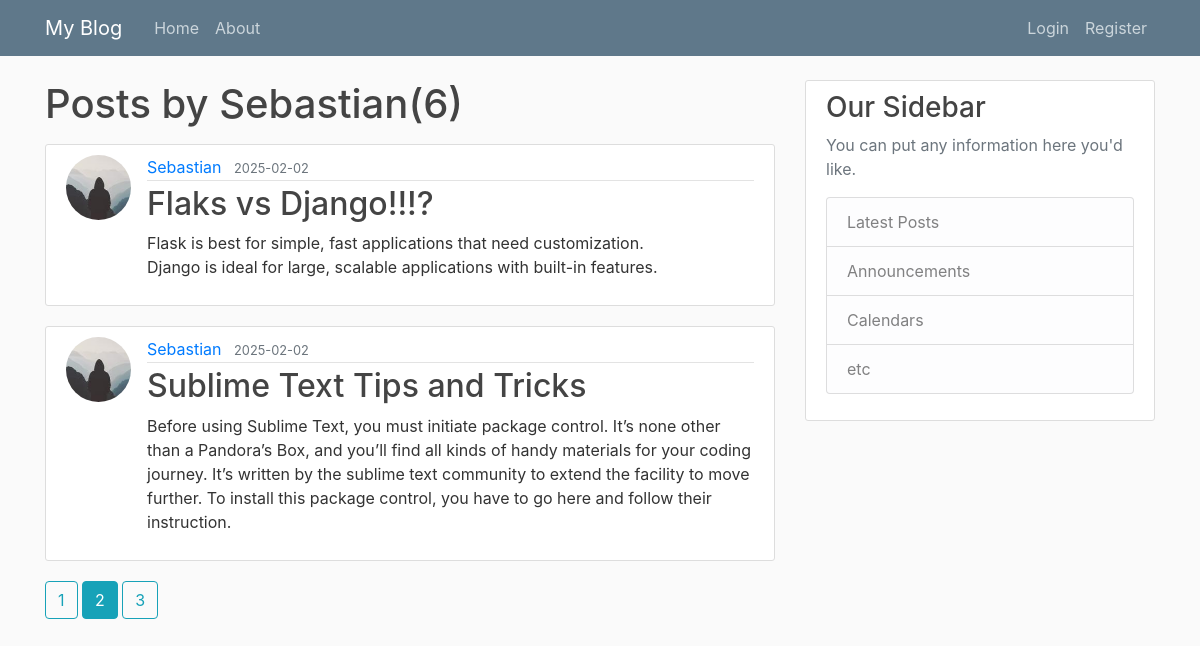
The page /home/Sebastian?page=2 on the database its author committed.
### flaskblog/models.py (models this page shows, shortened)
class User(db.Model, UserMixin):
    id = db.Column(db.Integer, primary_key=True)
    username = db.Column(db.String(20),unique=True,nullable=False)
    email = db.Column(db.String(120),unique=True,nullable=False)
    image_file = db.Column(db.String(20),nullable=False,default='default.jpg')
    password = db.Column(db.String(60),nullable=False)
    posts=db.relationship('Post',backref='author',lazy=True)

class Post(db.Model):
    id = db.Column(db.Integer, primary_key=True)
    title=db.Column(db.String(100),nullable=False)
    date_posted=db.Column(db.DateTime,nullable=False,default=datetime.utcnow)
    content=db.Column(db.Text,nullable=False)
    user_id=db.Column(db.Integer,db.ForeignKey("user.id"),nullable=False)

### flaskblog/users/routes.py (the view)
@users.route("/home/<string:username>")
def user_posts(username):
    page=request.args.get('page',1,type=int)
    user=User.query.filter_by(username=username).first_or_404()
    posts=Post.query.filter_by(author=user)\
        .order_by(Post.date_posted.desc())\
        .paginate(page=page,per_page=2)
    return render_template ("user_posts.html",posts=posts,user=user)

### flaskblog/templates/user_posts.html
{%extends 'layout.html'%} {%block content%}
<h1 class="mb-3">Posts by {{user.username}}({{posts.total}})</h1>
{%for post in posts.items%}
<article class="media content-section">
  <img
    class="rounded-circle article-img"
    src="{{url_for('static',filename='profile_pics/'+post.author.image_file)}}"
  />
  <div class="media-body">
    <div class="article-metadata">
      <a
        class="mr-2"
        href="{{url_for('users.user_posts',username=post.author.username)}}"
        >{{ post.author.username }}</a
      >
      <small class="text-muted"
        >{{ post.date_posted.strftime('%Y-%m-%d') }}</small
      >
    </div>
    <h2>
      <a class="article-title" href="{{url_for('posts.post',post_id=post.id)}}"
        >{{ post.title }}</a
      >
    </h2>
    <p class="article-content">{{ post.content }}</p>
  </div>
</article>
{%endfor%} {%for page_num in
posts.iter_pages(left_edge=1,right_edge=1,left_current=1,right_current=2)%} {%if
page_num%} {%if posts.page==page_num%}
<a
  class="btn btn-info mb-4"
  href="{{url_for('users.user_posts',username=user.username,page=page_num)}}"
  >{{page_num}}</a
>
{%else%}
<a
  class="btn btn-outline-info mb-4"
  href="{{url_for('users.user_posts',username=user.username,page=page_num)}}"
  >{{page_num}}</a
>
{%endif%} {%else%} ... {%endif%} {%endfor%} {%endblock content%}

### flaskblog/static/main.css (style rules this page uses)
body { background: #fafafa; color: #333333; margin-top: 5rem; }
h1, h2, h3, h4, h5, h6 { color: #444444; }
.content-section { background: #ffffff; padding: 10px 20px; border: 1px solid #dddddd; border-radius: 3px; margin-bottom: 20px; }
.article-title { color: #444444; }
.article-content { white-space: pre-line; }
.article-img { height: 65px; width: 65px; margin-right: 16px; }
.article-metadata { padding-bottom: 1px; margin-bottom: 4px; border-bottom: 1px solid #e3e3e3; }

### rows shown on the page
User: username "Sebastian"
Post: image_file (picture), author.username "Sebastian", date_posted "2025-02-02", title "Flaks vs Django!!!?", content "Flask is best for simple, fast applications that need customization. Django is ideal for large, scalable applications with built-in features."
Post: image_file (picture), author.username "Sebastian", date_posted "2025-02-02", title "Sublime Text Tips and Tricks", content "Before using Sublime Text, you must initiate package control. It’s none other than a Pandora’s Box, and you’ll find all kinds of handy materials for your coding journey. It’s written by the sublime text community to extend the facility to move further. To install this package control, you have to go here and follow their instruction."

### other values the page prints
{{ posts.total }} "6"
{{ page_num }} "1" "3"
{{ page_num }} "2"
